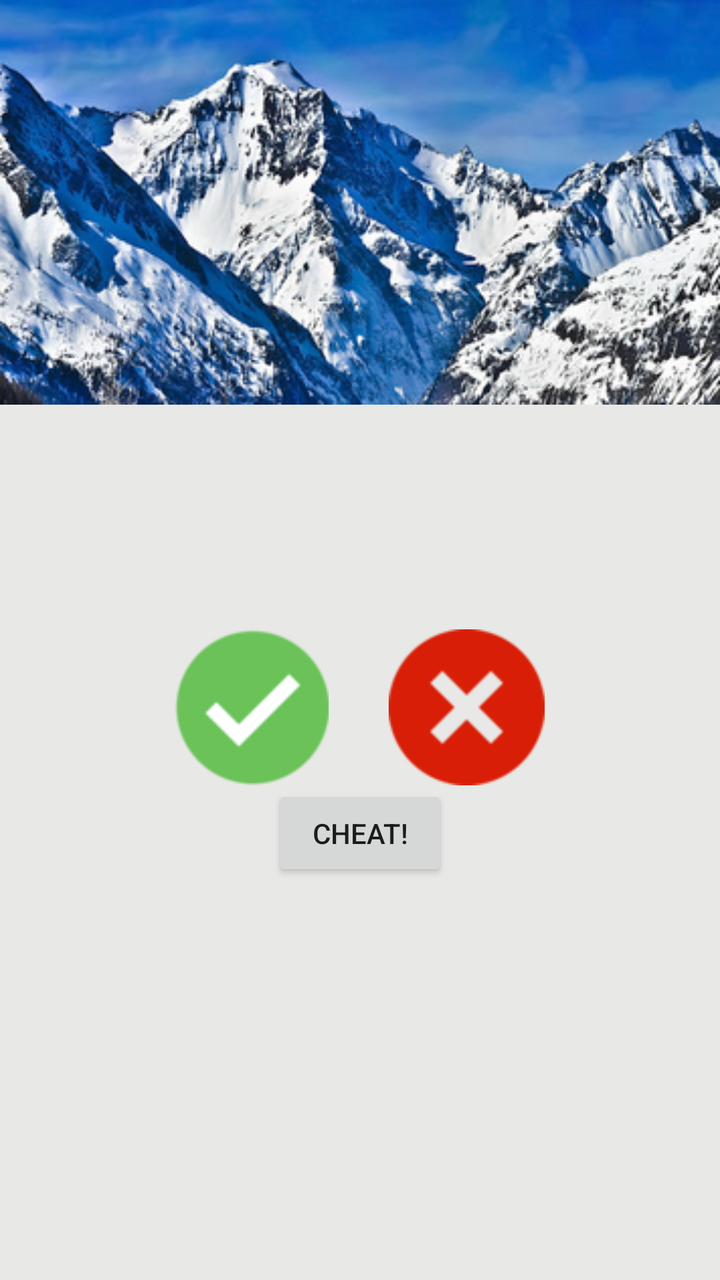
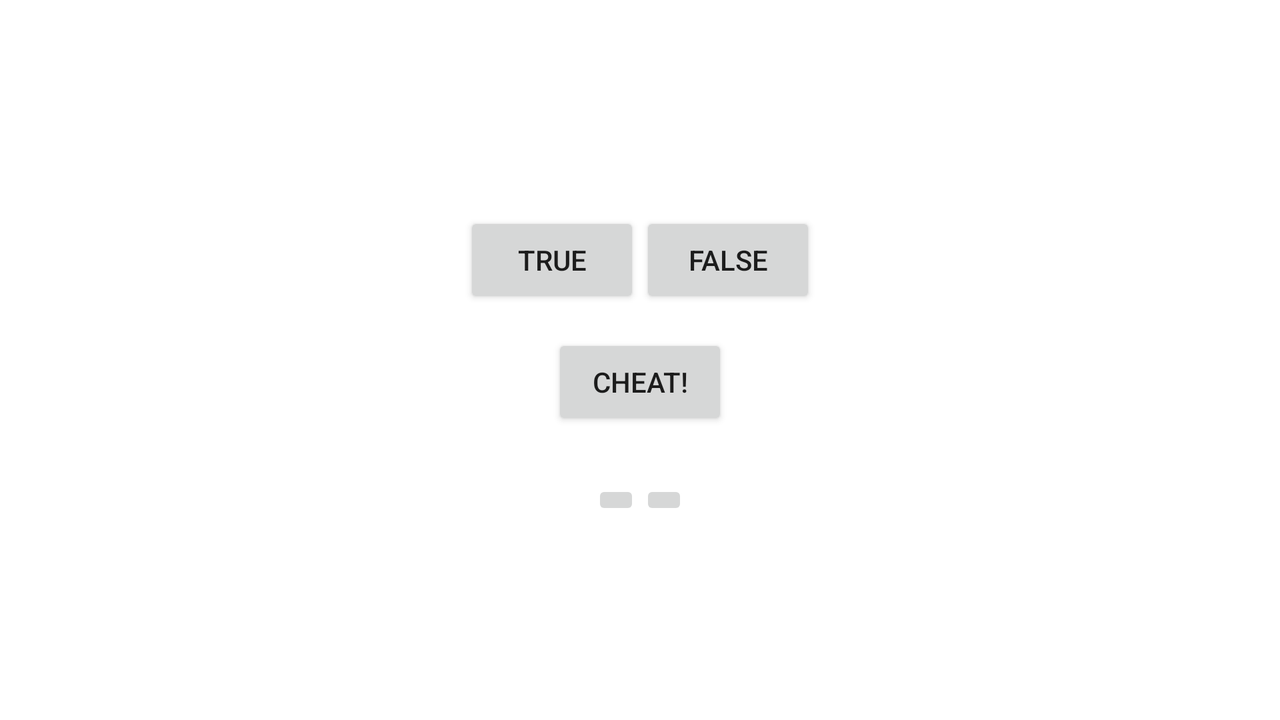

Two renders of one Android screen. The first uses the default layout on a phone; the second uses the alternative layout the repository ships for a different screen configuration, on a matching device. The two XML files are below.
<!-- AndroidManifest.xml: application theme AppTheme -->
<!-- res/layout/activity_main.xml -->
<?xml version="1.0" encoding="utf-8"?>
<LinearLayout xmlns:android="http://schemas.android.com/apk/res/android"
    android:layout_width="match_parent"
    android:layout_height="match_parent"
    xmlns:tools="http://schemas.android.com/tools"
    android:gravity="center_horizontal"
    android:orientation="vertical"
    android:background="#E8E8E6">

    <ImageView
        android:id="@+id/image_view"
        android:layout_width="match_parent"
        android:layout_height="231dp"
        android:scaleType="fitStart"
        tools:src="@drawable/mountains" />

    <TextView
        android:id="@+id/question_textView"
        android:layout_width="match_parent"
        android:layout_height="wrap_content"
        android:padding="25dp"
        android:textColor="#183020"
        android:textSize="25sp"
        android:textStyle="italic" />

    <LinearLayout
        android:layout_width="wrap_content"
        android:layout_height="wrap_content"
        android:orientation="horizontal"
        android:layout_centerInParent="true">

        <ImageButton
            android:id="@+id/true_button"
            android:background="@android:color/transparent"
            android:src="@drawable/true_image_button"
            android:layout_width="wrap_content"
            android:layout_height="wrap_content"
            android:layout_marginRight="15dp"
            android:text="@string/true_button" />

        <ImageButton
            android:id="@+id/false_button"
            android:background="@android:color/transparent"
            android:src="@drawable/false_image_button"
            android:layout_width="wrap_content"
            android:layout_height="wrap_content"
            android:layout_marginLeft="15dp"

            android:text="@string/false_button" />

    </LinearLayout>

    <Button
        android:id="@+id/cheat_button"
        android:layout_width="wrap_content"
        android:layout_height="wrap_content"
        android:text="@string/cheat_button"/>

    <TextView
        android:id="@+id/score_textView"
        android:layout_width="wrap_content"
        android:layout_height="wrap_content"
        android:textColor="#183020"
        android:textSize="20sp"
        android:textStyle="italic"
        android:padding="24dp"
        android:layout_marginLeft="85dp"/>


</LinearLayout>
<!-- resources referenced by this layout -->
<resources>
  <!-- drawable false_image_button: png bitmap (drawable, 2725 bytes) -->
  <!-- drawable mountains: png bitmap (drawable, 158467 bytes) -->
  <!-- drawable true_image_button: png bitmap (drawable, 3395 bytes) -->
  <string name="cheat_button">Cheat!</string>
  <string name="false_button">False</string>
  <string name="true_button">True</string>
  <style name="AppTheme" parent="Theme.AppCompat.Light.DarkActionBar">
          
          <item name="colorPrimary">#8fb599</item>
          <item name="colorPrimaryDark">@color/colorPrimaryDark</item>
          <item name="colorAccent">@color/colorAccent</item>
          <item name="android:windowFullscreen">true</item>
      </style>
</resources>
<!-- res/layout-land/activity_main.xml (the repository's variant of the layout above) -->
<!-- drawn on the phone turned sideways -->
<?xml version="1.0" encoding="utf-8"?>
<FrameLayout xmlns:android="http://schemas.android.com/apk/res/android"
    android:layout_width="match_parent"
    android:layout_height="match_parent"
    android:background="#ffffff">

    <TextView
        android:id="@+id/question_textView"
        android:layout_width="wrap_content"
        android:layout_height="wrap_content"
        android:layout_gravity="center_horizontal"
        android:textColor="#183020"
        android:textSize="20sp"
        android:textStyle="italic"
        android:padding="24dp"/>

    <LinearLayout
        android:id="@+id/true_false_linearLayout"
        android:layout_width="wrap_content"
        android:layout_height="wrap_content"
        android:layout_gravity="center_vertical|center_horizontal"
        android:orientation="horizontal"
        android:layout_centerInParent="true"
        android:layout_marginBottom="50dp">

        <Button
            android:id="@+id/true_button"
            android:layout_width="wrap_content"
            android:layout_height="wrap_content"
            android:text="@string/true_button" />

        <Button
            android:id="@+id/false_button"
            android:layout_width="wrap_content"
            android:layout_height="wrap_content"
            android:text="@string/false_button" />

    </LinearLayout>

    <Button
        android:id="@+id/cheat_button"
        android:layout_width="wrap_content"
        android:layout_height="wrap_content"
        android:layout_gravity="bottom|center_horizontal"
        android:text="@string/cheat_button"
        android:layout_marginBottom="145dp"/>

    <LinearLayout
        android:layout_width="wrap_content"
        android:layout_height="wrap_content"
        android:layout_gravity="bottom|center_horizontal"
        android:layout_marginBottom="100dp"
        android:layout_below="@+id/true_false_linearLayout"
        >

        <ImageButton
            android:id="@+id/prev_button"
            android:layout_width="wrap_content"
            android:layout_height="wrap_content"
            android:layout_gravity="bottom|left"
            android:src="@drawable/arrow_left"
            android:contentDescription="@string/prev_button"/>

        <ImageButton
            android:id="@+id/next_button"
            android:layout_width="wrap_content"
            android:layout_height="wrap_content"
            android:layout_gravity="bottom|right"
            android:src="@drawable/arrow_right"
            android:contentDescription="@string/next_button"/>

    </LinearLayout>

    <TextView
        android:id="@+id/score_textView"
        android:layout_width="wrap_content"
        android:layout_height="wrap_content"
        android:textColor="#183020"
        android:textSize="20sp"
        android:textStyle="italic"
        android:padding="24dp"
        android:layout_marginLeft="85dp"
        android:layout_marginTop="100dp"/>


</FrameLayout>
<!-- resources referenced by the variant -->
<!-- as the phone turned sideways resolves them -->
<resources>
  <string name="cheat_button">Cheat!</string>
  <string name="false_button">False</string>
  <string name="next_button">Next question</string>
  <string name="prev_button">Previous question</string>
  <string name="true_button">True</string>
  <style name="AppTheme" parent="Theme.AppCompat.Light.DarkActionBar">
          
          <item name="colorPrimary">#8fb599</item>
          <item name="colorPrimaryDark">@color/colorPrimaryDark</item>
          <item name="colorAccent">@color/colorAccent</item>
          <item name="android:windowFullscreen">true</item>
      </style>
</resources>
